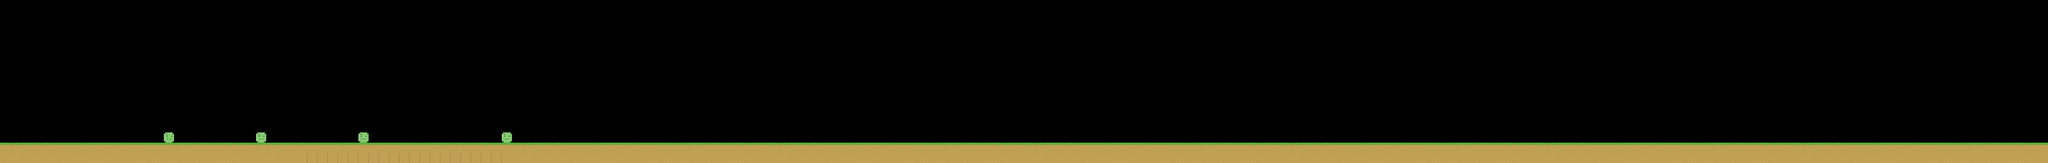

A 2D game scene composited from a Tiled map and its tileset images. What follows is a short description and the map's XML, with every tile layer's data as written:
An orthogonal 200x16 tile map with 25x25 px tiles, 1 tile layer (Base), 3 tilesets and 15 objects.

<map version="1.0" orientation="orthogonal" width="200" height="16" tilewidth="25" tileheight="25">
 <tileset firstgid="1" name="tiles" tilewidth="25" tileheight="25">
  <image source="../images/tiles.png" width="200" height="25" />
 </tileset>
 <tileset firstgid="9" name="Hero" tilewidth="25" tileheight="25">
  <image source="../images/hero.png" width="225" height="50" />
 </tileset>
 <tileset firstgid="27" name="items" tilewidth="25" tileheight="25">
  <image source="../images/items.png" width="250" height="50" />
 </tileset>
 <layer name="Base" width="200" height="16">
  <data encoding="csv">
0,0,0,0,0,0,0,0,0,0,0,0,0,0,0,0,0,0,0,0,0,0,0,0,0,0,0,0,0,0,0,0,0,0,0,0,0,0,0,0,0,0,0,0,0,0,0,0,0,0,0,0,0,0,0,0,0,0,0,0,0,0,0,0,0,0,0,0,0,0,0,0,0,0,0,0,0,0,0,0,0,0,0,0,0,0,0,0,0,0,0,0,0,0,0,0,0,0,0,0,0,0,0,0,0,0,0,0,0,0,0,0,0,0,0,0,0,0,0,0,0,0,0,0,0,0,0,0,0,0,0,0,0,0,0,0,0,0,0,0,0,0,0,0,0,0,0,0,0,0,0,0,0,0,0,0,0,0,0,0,0,0,0,0,0,0,0,0,0,0,0,0,0,0,0,0,0,0,0,0,0,0,0,0,0,0,0,0,0,0,0,0,0,0,0,0,0,0,0,0,
0,0,0,0,0,0,0,0,0,0,0,0,0,0,0,0,0,0,0,0,0,0,0,0,0,0,0,0,0,0,0,0,0,0,0,0,0,0,0,0,0,0,0,0,0,0,0,0,0,0,0,0,0,0,0,0,0,0,0,0,0,0,0,0,0,0,0,0,0,0,0,0,0,0,0,0,0,0,0,0,0,0,0,0,0,0,0,0,0,0,0,0,0,0,0,0,0,0,0,0,0,0,0,0,0,0,0,0,0,0,0,0,0,0,0,0,0,0,0,0,0,0,0,0,0,0,0,0,0,0,0,0,0,0,0,0,0,0,0,0,0,0,0,0,0,0,0,0,0,0,0,0,0,0,0,0,0,0,0,0,0,0,0,0,0,0,0,0,0,0,0,0,0,0,0,0,0,0,0,0,0,0,0,0,0,0,0,0,0,0,0,0,0,0,0,0,0,0,0,0,
0,0,0,0,0,0,0,0,0,0,0,0,0,0,0,0,0,0,0,0,0,0,0,0,0,0,0,0,0,0,0,0,0,0,0,0,0,0,0,0,0,0,0,0,0,0,0,0,0,0,0,0,0,0,0,0,0,0,0,0,0,0,0,0,0,0,0,0,0,0,0,0,0,0,0,0,0,0,0,0,0,0,0,0,0,0,0,0,0,0,0,0,0,0,0,0,0,0,0,0,0,0,0,0,0,0,0,0,0,0,0,0,0,0,0,0,0,0,0,0,0,0,0,0,0,0,0,0,0,0,0,0,0,0,0,0,0,0,0,0,0,0,0,0,0,0,0,0,0,0,0,0,0,0,0,0,0,0,0,0,0,0,0,0,0,0,0,0,0,0,0,0,0,0,0,0,0,0,0,0,0,0,0,0,0,0,0,0,0,0,0,0,0,0,0,0,0,0,0,0,
0,0,0,0,0,0,0,0,0,0,0,0,0,0,0,0,0,0,0,0,0,0,0,0,0,0,0,0,0,0,0,0,0,0,0,0,0,0,0,0,0,0,0,0,0,0,0,0,0,0,0,0,0,0,0,0,0,0,0,0,0,0,0,0,0,0,0,0,0,0,0,0,0,0,0,0,0,0,0,0,0,0,0,0,0,0,0,0,0,0,0,0,0,0,0,0,0,0,0,0,0,0,0,0,0,0,0,0,0,0,0,0,0,0,0,0,0,0,0,0,0,0,0,0,0,0,0,0,0,0,0,0,0,0,0,0,0,0,0,0,0,0,0,0,0,0,0,0,0,0,0,0,0,0,0,0,0,0,0,0,0,0,0,0,0,0,0,0,0,0,0,0,0,0,0,0,0,0,0,0,0,0,0,0,0,0,0,0,0,0,0,0,0,0,0,0,0,0,0,0,
0,0,0,0,0,0,0,0,0,0,0,0,0,0,0,0,0,0,0,0,0,0,0,0,0,0,0,0,0,0,0,0,0,0,0,0,0,0,0,0,0,0,0,0,0,0,0,0,0,0,0,0,0,0,0,0,0,0,0,0,0,0,0,0,0,0,0,0,0,0,0,0,0,0,0,0,0,0,0,0,0,0,0,0,0,0,0,0,0,0,0,0,0,0,0,0,0,0,0,0,0,0,0,0,0,0,0,0,0,0,0,0,0,0,0,0,0,0,0,0,0,0,0,0,0,0,0,0,0,0,0,0,0,0,0,0,0,0,0,0,0,0,0,0,0,0,0,0,0,0,0,0,0,0,0,0,0,0,0,0,0,0,0,0,0,0,0,0,0,0,0,0,0,0,0,0,0,0,0,0,0,0,0,0,0,0,0,0,0,0,0,0,0,0,0,0,0,0,0,0,
0,0,0,0,0,0,0,0,0,0,0,0,0,0,0,0,0,0,0,0,0,0,0,0,0,0,0,0,0,0,0,0,0,0,0,0,0,0,0,0,0,0,0,0,0,0,0,0,0,0,0,0,0,0,0,0,0,0,0,0,0,0,0,0,0,0,0,0,0,0,0,0,0,0,0,0,0,0,0,0,0,0,0,0,0,0,0,0,0,0,0,0,0,0,0,0,0,0,0,0,0,0,0,0,0,0,0,0,0,0,0,0,0,0,0,0,0,0,0,0,0,0,0,0,0,0,0,0,0,0,0,0,0,0,0,0,0,0,0,0,0,0,0,0,0,0,0,0,0,0,0,0,0,0,0,0,0,0,0,0,0,0,0,0,0,0,0,0,0,0,0,0,0,0,0,0,0,0,0,0,0,0,0,0,0,0,0,0,0,0,0,0,0,0,0,0,0,0,0,0,
0,0,0,0,0,0,0,0,0,0,0,0,0,0,0,0,0,0,0,0,0,0,0,0,0,0,0,0,0,0,0,0,0,0,0,0,0,0,0,0,0,0,0,0,0,0,0,0,0,0,0,0,0,0,0,0,0,0,0,0,0,0,0,0,0,0,0,0,0,0,0,0,0,0,0,0,0,0,0,0,0,0,0,0,0,0,0,0,0,0,0,0,0,0,0,0,0,0,0,0,0,0,0,0,0,0,0,0,0,0,0,0,0,0,0,0,0,0,0,0,0,0,0,0,0,0,0,0,0,0,0,0,0,0,0,0,0,0,0,0,0,0,0,0,0,0,0,0,0,0,0,0,0,0,0,0,0,0,0,0,0,0,0,0,0,0,0,0,0,0,0,0,0,0,0,0,0,0,0,0,0,0,0,0,0,0,0,0,0,0,0,0,0,0,0,0,0,0,0,0,
0,0,0,0,0,0,0,0,0,0,0,0,0,0,0,0,0,0,0,0,0,0,0,0,0,0,0,0,0,0,0,0,0,0,0,0,0,0,0,0,0,0,0,0,0,0,0,0,0,0,0,0,0,0,0,0,0,0,0,0,0,0,0,0,0,0,0,0,0,0,0,0,0,0,0,0,0,0,0,0,0,0,0,0,0,0,0,0,0,0,0,0,0,0,0,0,0,0,0,0,0,0,0,0,0,0,0,0,0,0,0,0,0,0,0,0,0,0,0,0,0,0,0,0,0,0,0,0,0,0,0,0,0,0,0,0,0,0,0,0,0,0,0,0,0,0,0,0,0,0,0,0,0,0,0,0,0,0,0,0,0,0,0,0,0,0,0,0,0,0,0,0,0,0,0,0,0,0,0,0,0,0,0,0,0,0,0,0,0,0,0,0,0,0,0,0,0,0,0,0,
0,0,0,0,0,0,0,0,0,0,0,0,0,0,0,0,0,0,0,0,0,0,0,0,0,0,0,0,0,0,0,0,0,0,0,0,0,0,0,0,0,0,0,0,0,0,0,0,0,0,0,0,0,0,0,0,0,0,0,0,0,0,0,0,0,0,0,0,0,0,0,0,0,0,0,0,0,0,0,0,0,0,0,0,0,0,0,0,0,0,0,0,0,0,0,0,0,0,0,0,0,0,0,0,0,0,0,0,0,0,0,0,0,0,0,0,0,0,0,0,0,0,0,0,0,0,0,0,0,0,0,0,0,0,0,0,0,0,0,0,0,0,0,0,0,0,0,0,0,0,0,0,0,0,0,0,0,0,0,0,0,0,0,0,0,0,0,0,0,0,0,0,0,0,0,0,0,0,0,0,0,0,0,0,0,0,0,0,0,0,0,0,0,0,0,0,0,0,0,0,
0,0,0,0,0,0,0,0,0,0,0,0,0,0,0,0,0,0,0,0,0,0,0,0,0,0,0,0,0,0,0,0,0,0,0,0,0,0,0,0,0,0,0,0,0,0,0,0,0,0,0,0,0,0,0,0,0,0,0,0,0,0,0,0,0,0,0,0,0,0,0,0,0,0,0,0,0,0,0,0,0,0,0,0,0,0,0,0,0,0,0,0,0,0,0,0,0,0,0,0,0,0,0,0,0,0,0,0,0,0,0,0,0,0,0,0,0,0,0,0,0,0,0,0,0,0,0,0,0,0,0,0,0,0,0,0,0,0,0,0,0,0,0,0,0,0,0,0,0,0,0,0,0,0,0,0,0,0,0,0,0,0,0,0,0,0,0,0,0,0,0,0,0,0,0,0,0,0,0,0,0,0,0,0,0,0,0,0,0,0,0,0,0,0,0,0,0,0,0,0,
0,0,0,0,0,0,0,0,0,0,0,0,0,0,0,0,0,0,0,0,0,0,0,0,0,0,0,0,0,0,0,0,0,0,0,0,0,0,0,0,0,0,0,0,0,0,0,0,0,0,0,0,0,0,0,0,0,0,0,0,0,0,0,0,0,0,0,0,0,0,0,0,0,0,0,0,0,0,0,0,0,0,0,0,0,0,0,0,0,0,0,0,0,0,0,0,0,0,0,0,0,0,0,0,0,0,0,0,0,0,0,0,0,0,0,0,0,0,0,0,0,0,0,0,0,0,0,0,0,0,0,0,0,0,0,0,0,0,0,0,0,0,0,0,0,0,0,0,0,0,0,0,0,0,0,0,0,0,0,0,0,0,0,0,0,0,0,0,0,0,0,0,0,0,0,0,0,0,0,0,0,0,0,0,0,0,0,0,0,0,0,0,0,0,0,0,0,0,0,0,
0,0,0,0,0,0,0,0,0,0,0,0,0,0,0,0,0,0,0,0,0,0,0,0,0,0,0,0,0,0,0,0,0,0,0,0,0,0,0,0,0,0,0,0,0,0,0,0,0,0,0,0,0,0,0,0,0,0,0,0,0,0,0,0,0,0,0,0,0,0,0,0,0,0,0,0,0,0,0,0,0,0,0,0,0,0,0,0,0,0,0,0,0,0,0,0,0,0,0,0,0,0,0,0,0,0,0,0,0,0,0,0,0,0,0,0,0,0,0,0,0,0,0,0,0,0,0,0,0,0,0,0,0,0,0,0,0,0,0,0,0,0,0,0,0,0,0,0,0,0,0,0,0,0,0,0,0,0,0,0,0,0,0,0,0,0,0,0,0,0,0,0,0,0,0,0,0,0,0,0,0,0,0,0,0,0,0,0,0,0,0,0,0,0,0,0,0,0,0,0,
0,0,0,0,0,0,0,0,0,0,0,0,0,0,0,0,0,0,0,0,0,0,0,0,0,0,0,0,0,0,0,0,0,0,0,0,0,0,0,0,0,0,0,0,0,0,0,0,0,0,0,0,0,0,0,0,0,0,0,0,0,0,0,0,0,0,0,0,0,0,0,0,0,0,0,0,0,0,0,0,0,0,0,0,0,0,0,0,0,0,0,0,0,0,0,0,0,0,0,0,0,0,0,0,0,0,0,0,0,0,0,0,0,0,0,0,0,0,0,0,0,0,0,0,0,0,0,0,0,0,0,0,0,0,0,0,0,0,0,0,0,0,0,0,0,0,0,0,0,0,0,0,0,0,0,0,0,0,0,0,0,0,0,0,0,0,0,0,0,0,0,0,0,0,0,0,0,0,0,0,0,0,0,0,0,0,0,0,0,0,0,0,0,0,0,0,0,0,0,0,
0,0,0,0,0,0,0,0,0,0,0,0,0,0,0,0,8,0,0,0,0,0,0,0,0,8,0,0,0,0,0,0,0,0,0,8,0,0,0,0,0,0,0,0,0,0,0,0,0,8,0,0,0,0,0,0,0,0,0,0,0,0,0,0,0,0,0,0,0,0,0,0,0,0,0,0,0,0,0,0,0,0,0,0,0,0,0,0,0,0,0,0,0,0,0,0,0,0,0,0,0,0,0,0,0,0,0,0,0,0,0,0,0,0,0,0,0,0,0,0,0,0,0,0,0,0,0,0,0,0,0,0,0,0,0,0,0,0,0,0,0,0,0,0,0,0,0,0,0,0,0,0,0,0,0,0,0,0,0,0,0,0,0,0,0,0,0,0,0,0,0,0,0,0,0,0,0,0,0,0,0,0,0,0,0,0,0,0,0,0,0,0,0,0,0,0,0,0,0,0,
2,2,2,2,2,2,2,2,2,2,2,2,2,2,2,2,2,2,2,2,2,2,2,2,2,2,2,2,2,2,2,2,2,2,2,2,2,2,2,2,2,2,2,2,2,2,2,2,2,2,2,2,2,2,2,2,2,2,2,2,2,2,2,2,2,2,2,2,2,2,2,2,2,2,2,2,2,2,2,2,2,2,2,2,2,2,2,2,2,2,2,2,2,2,2,2,2,2,2,2,2,2,2,2,2,2,2,2,2,2,2,2,2,2,2,2,2,2,2,2,2,2,2,2,2,2,2,2,2,2,2,2,2,2,2,2,2,2,2,2,2,2,2,2,2,2,2,2,2,2,2,2,2,2,2,2,2,2,2,2,2,2,2,2,2,2,2,2,2,2,2,2,2,2,2,2,2,2,2,2,2,2,2,2,2,2,2,2,2,2,2,2,2,2,2,2,2,2,2,2,
1,1,1,1,1,1,1,1,1,1,1,1,1,1,1,1,1,1,1,1,1,1,1,1,1,1,1,1,1,3,3,3,3,3,3,3,3,3,3,3,3,3,3,3,3,3,3,3,3,1,1,1,1,1,1,1,1,1,1,1,1,1,1,1,1,1,1,1,1,1,1,1,1,1,1,1,1,1,1,1,1,1,1,1,1,1,1,1,1,1,1,1,1,1,1,1,1,1,1,1,1,1,1,1,1,1,1,1,1,1,1,1,1,1,1,1,1,1,1,1,1,1,1,1,1,1,1,1,1,1,1,1,1,1,1,1,1,1,1,1,1,1,1,1,1,1,1,1,1,1,1,1,1,1,1,1,1,1,1,1,1,1,1,1,1,1,1,1,1,1,1,1,1,1,1,1,1,1,1,1,1,1,1,1,1,1,1,1,1,1,1,1,1,1,1,1,1,1,1,1
</data>
 </layer>
 <objectgroup color="#5e3ea4" name="Hero" width="200" height="16">
  <object gid="9" x="78" y="139" />
 </objectgroup>
 <objectgroup name="Items" width="200" height="16">
  <object gid="41" x="300" y="343" />
  <object gid="41" x="266" y="343" />
  <object gid="41" x="207" y="334" />
  <object gid="41" x="156" y="328" />
  <object gid="41" x="156" y="298" />
  <object gid="31" x="4975" y="360" />
  <object gid="31" x="4977" y="344" />
  <object gid="31" x="4977" y="325" />
  <object gid="31" x="4977" y="305" />
  <object gid="31" x="4977" y="286" />
  <object gid="31" x="4977" y="264" />
  <object gid="31" x="4977" y="249" />
  <object gid="31" x="4977" y="216" />
  <object gid="31" x="4974" y="230" />
 </objectgroup>
</map>
